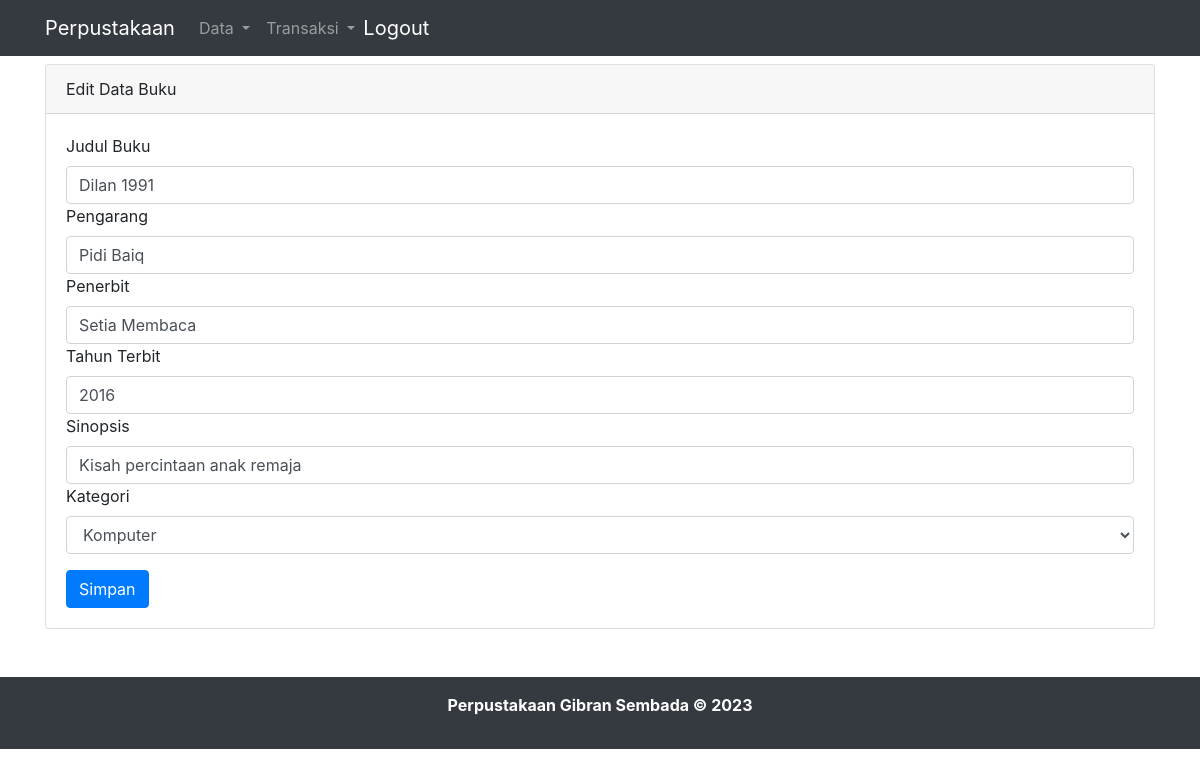
The page /edit_buku.php?buku_id=1 (signed in) on the database its author committed.
### tables this page shows
CREATE TABLE `buku` (
  `buku_id` int NOT NULL AUTO_INCREMENT,
  `judul` varchar(100) NOT NULL,
  `pengarang` varchar(100) NOT NULL,
  `penerbit` varchar(100) NOT NULL,
  `tahun_terbit` int NOT NULL,
  `sinopsis` text NOT NULL,
  `kategori_id` int NOT NULL,
  PRIMARY KEY (`buku_id`),
  KEY `kategori_id` (`kategori_id`),
  CONSTRAINT `buku_ibfk_1` FOREIGN KEY (`kategori_id`) REFERENCES `kategori` (`kategori_id`)
);

### edit_buku.php (the view, shortened to what this page needs)
<?php
include "header.php";
$query_kategori = "SELECT kategori_id, nama_kategori FROM kategori";
$result_kategori = $mysqli->query($query_kategori);
$kategori_options = array();
if ($result_kategori->num_rows > 0) {
  while ($row = $result_kategori->fetch_assoc()) {
    $kategori_options[$row['kategori_id']] = $row['nama_kategori'];
  }
}
if ($_SERVER["REQUEST_METHOD"] == "POST") {
  $buku_id = $_POST['buku_id'];
  $judul = $_POST['judul'];
  $pengarang = $_POST['pengarang'];
  $penerbit = $_POST['penerbit'];
  $tahun_terbit = $_POST['tahun_terbit'];
  $sinopsis = $_POST['sinopsis'];
  $kategori_id = $_POST['kategori_id'];
  $sql = "UPDATE buku SET judul='$judul', pengarang='$pengarang', penerbit='$penerbit', tahun_terbit='$tahun_terbit', sinopsis='$sinopsis', kategori_id='$kategori_id' WHERE buku_id=$buku_id";
  if ($mysqli->query($sql) === TRUE) {
    header("Location: buku.php");
    exit;
  } else {
    echo "Error updating record: " . $mysqli->error;
  }
  $mysqli->close();
} else {
  $buku_id = $_GET['buku_id'];
  $sql = "SELECT * FROM buku WHERE buku_id=$buku_id";
  $result = $mysqli->query($sql);
  if ($result->num_rows == 1) {
    $row = $result->fetch_assoc();
    ?>
    <div class="container">
      <div class="row">
        <div class="col-lg-12 mt-2" style=min-height:480px;">
          <div class="card">
            <div class="card-header">
              Edit Data Buku
            </div>
            <div class="card-body">
              <div class="row">
                <div class="col">
                  <form action="" method="POST">
                    <div class="form-group">
                      <label for="">Judul Buku</label>
                      <input type="text" class="form-control" placeholder="Judul Buku" name="judul"
                        value="<?php echo $row['judul']; ?>">
                      <label for="">Pengarang</label>
                      <input type="text" class="form-control" placeholder="Pengarang" name="pengarang"
                        value="<?php echo $row['pengarang']; ?>">
                      <label for="">Penerbit</label>
                      <input type="text" class="form-control" placeholder="Penerbit" name="penerbit"
                        value="<?php echo $row['penerbit']; ?>">
                      <label for="">Tahun Terbit</label>
                      <input type="text" class="form-control" placeholder="Tahun Terbit" name="tahun_terbit"
                        value="<?php echo $row['tahun_terbit']; ?>">
                      <label for="">Sinopsis</label>
                      <input type="text" class="form-control" placeholder="Sinopsis" name="sinopsis"
                        value="<?php echo $row['sinopsis']; ?>">
                      <label for="">Kategori</label>
                      <select class="form-control" name="kategori_id">
                        <?php foreach ($kategori_options as $id => $nama_kategori) { ?>
                          <option value="<?php echo $id; ?>">
                            <?php echo $nama_kategori; ?>
                          </option>
                        <?php } ?>
                      </select>
                    </div>
                    <input type="submit" class="btn btn-primary" value="Simpan">
                  </form>
                </div>
              </div>
            </div>
          </div>
        </div>
      </div>
    </div>
    <?php
  } else {
    echo "Data Buku tidak ditemukan.";
  }
}
?>
<?php
include 'footer.php';
?>

### rows shown on the page
buku: judul "Dilan 1991", pengarang "Pidi Baiq", penerbit "Setia Membaca", tahun_terbit "2016", sinopsis "Kisah percintaan anak remaja"

### other values the page prints
form field kategori_id "Komputer"
